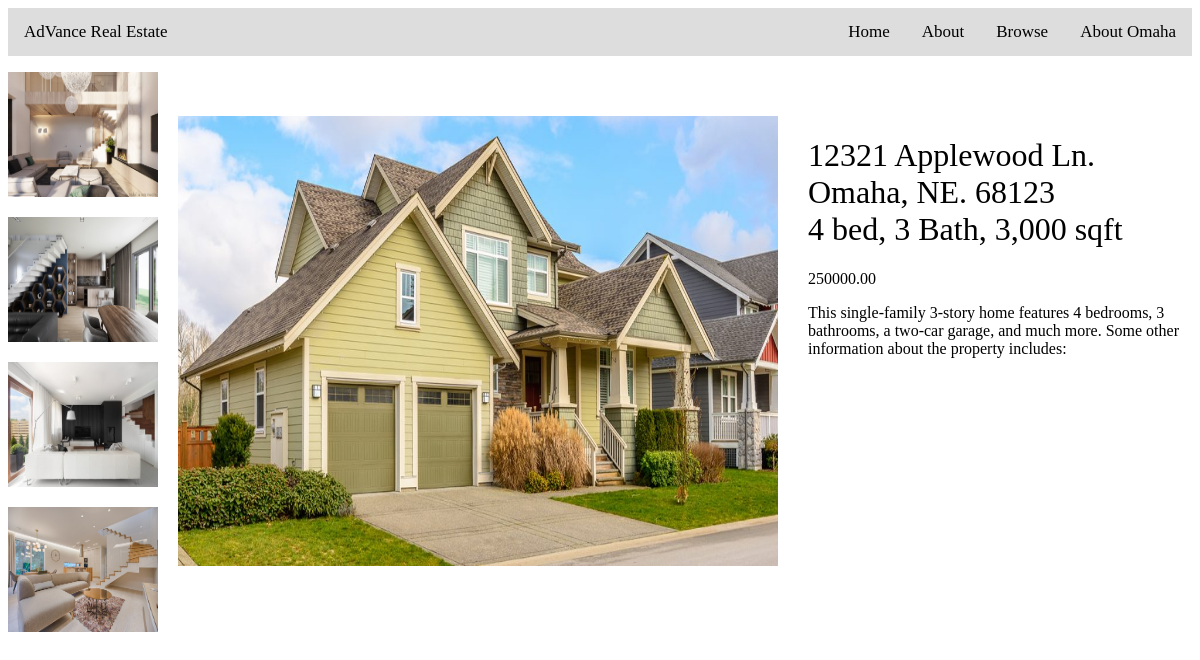
The page /details/1 on the database its author committed.
### broker/models.py (models this page shows, shortened)
class Listing(models.Model):
    listing_address = models.CharField(max_length=50)
    listing_price = MoneyField(decimal_places=2, default=0, default_currency='USD', max_digits=20)
    listing_description = models.TextField(max_length=300)
    listing_features = models.CharField(max_length=200)
    listing_type = models.CharField(max_length=50)
    listing_neighborhood = models.CharField(max_length=50)
    listing_image1 = models.ImageField(default='default.jpg', upload_to='listing_pic')
    listing_image2 = models.ImageField(default='default.jpg', upload_to='listing_pic')
    listing_image3 = models.ImageField(default='default.jpg', upload_to='listing_pic')
    listing_image4 = models.ImageField(default='default.jpg', upload_to='listing_pic')
    listing_image5 = models.ImageField(default='default.jpg', upload_to='listing_pic')
    Available = 'Available'
    Pending = 'Pending'
    Sold = 'Sold'
    LISTING_STATUS_CHOICES = [(Available, 'Available'), (Pending, 'Pending'), (Sold, 'Sold')]
    listing_availability = models.CharField(max_length=9, choices=LISTING_STATUS_CHOICES, default=LISTING_STATUS_CHOICES[0])

### broker/views.py (the view)
# urls.py: path('details/<int:pk>', PropertyDetailView.as_view(), name='details'),
class PropertyDetailView(DetailView):
    model = Listing

### broker/templates/broker/listing_detail.html
{% extends "broker/base.html" %}
{% block content %}
    <div style="float: left; margin-right: 20px">
        <p><img src="{{ listing.listing_image2.url }}" style="width:150px; height:125px"></p>
        <p><img src="{{ listing.listing_image3.url }}" style="width:150px; height:125px"></p>
        <p><img src="{{ listing.listing_image4.url }}" style="width:150px; height:125px"></p>
        <p><img src="{{ listing.listing_image5.url }}" style="width:150px; height:125px"></p>
    </div>
    <div style="padding-top: 60px">
        <img src="{{ listing.listing_image1.url }}" style="width:600px; height:450px; float:left; margin-right: 30px">
        <h1>{{ listing.listing_address }}<br>{{ listing.listing_features }}</h1>
        <p>{{ listing.listing_price }}</p>
        <p>{{ listing.listing_description }}</p>
    </div>
{% endblock content %}

### broker/static/broker/main.css (style rules this page uses)
h1, h2, h3, h4, h5, h6, p { color: black; font-weight: normal }

### rows shown on the page
Listing: listing_image2 (picture), listing_image3 (picture), listing_image4 (picture), listing_image5 (picture), listing_image1 (picture), listing_address "12321 Applewood Ln. Omaha, NE. 68123", listing_features "4 bed, 3 Bath, 3,000 sqft", listing_price "250000.00", listing_description "This single-family 3-story home features 4 bedrooms, 3 bathrooms, a two-car garage, and much more. Some other information about the property includes:"
